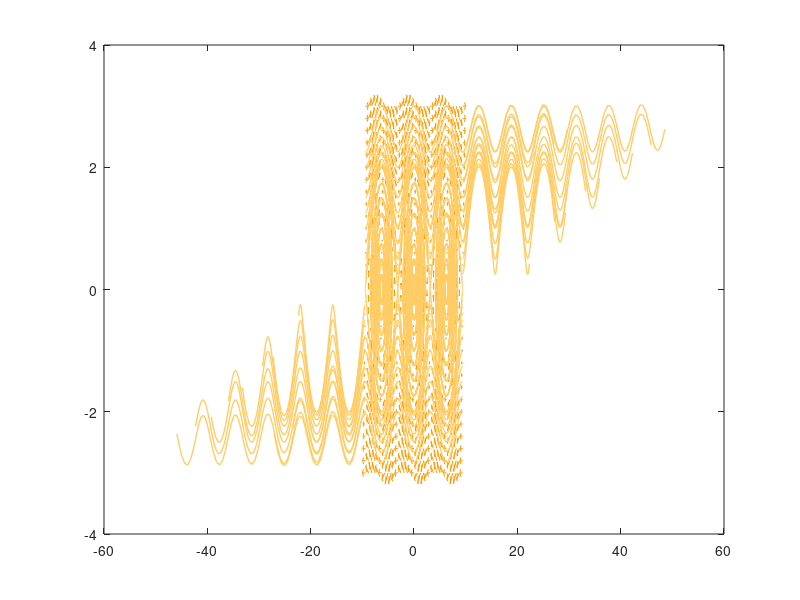

This chart was generated by the following MATLAB code: (Note: this script raises an error after producing the figure.)
[theta,omega] = meshgrid(-3*pi:pi/5:3*pi,-3:0.2:3);
u = omega;
v = -sin(theta);
figure
quiver(theta,omega,u,v,'Color', '#FF9900')

hold on

% plotting solutions on the vector field
f = @(t,U) [U(2); -sin(U(1))];

for thetaValues = [-3*pi -2*pi 0 2*pi 3*pi]
    for omegaValues = [0 0.25 0.5 0.75 1 1.25 1.5 1.75 2 2.25 -0.25 -0.5 -0.75 -1 -1.25 -1.5 -1.75 -2]
        [ts,ys] = ode45(f,[0,15],[thetaValues;omegaValues]);
        plot(ys(:,1),ys(:,2),'Color', '#FFCC66' ,'LineWidth',1);
    end
end

A = load("result1.txt");
n = size(A, 2);
m = size(A, 1);
t = 1;
cnt = 0;
for i = 1:t:m
    c = 0.1 + 0.1 * cnt;
    cnt = cnt + 1;
    plot(A(i, 1:2:n), A(i, 2:2:n), 'k', 'linewidth', 1)
    fill(A(i, 1:2:n), A(i, 2:2:n), [c c c])
    hold on
end

A = load("result2.txt");
n = size(A, 2);
m = size(A, 1);
cnt = 0;
for i = 1:t:m
    c = 0.5 + 0.1 * cnt;
    cnt = cnt + 1;
    plot(A(i, 1:2:n), A(i, 2:2:n), 'k', 'linewidth', 1)
    fill(A(i, 1:2:n), A(i, 2:2:n), [c c c])
    hold on
end

% settings for the picture
axis equal
set(gca,'xlim',[-1,2.8.*pi]);
set(gca,'ylim',[-2,pi]);

set(gca,'LooseInset',get(gca,'TightInset'))
set(gca,'looseInset',[0 0 0 0])